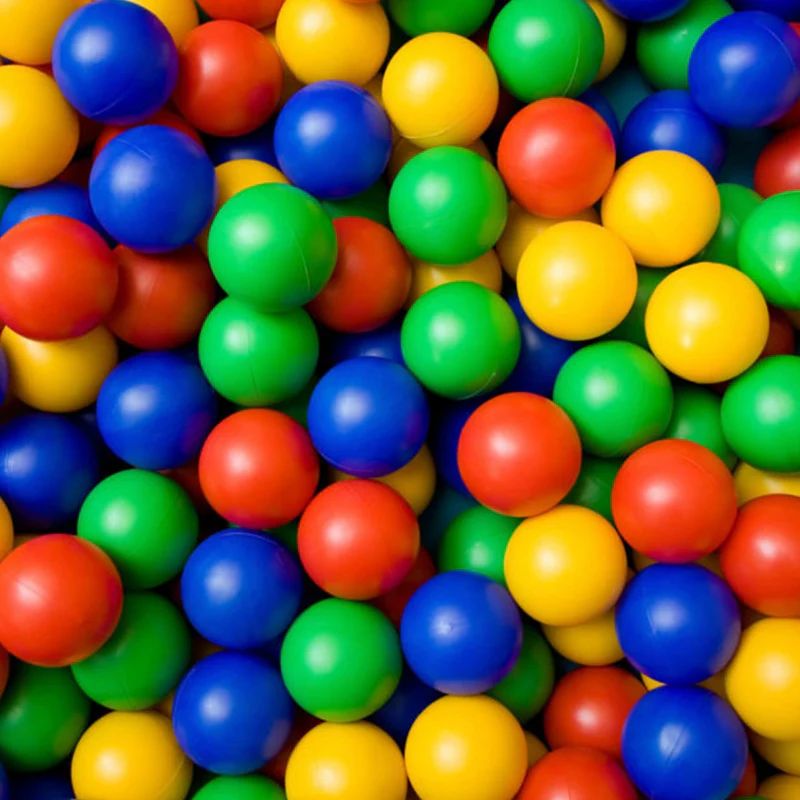
#> input picture Files/ColorBalls.webp, 800 x 800 px
$ python maskColor.py
#> lines starting #> are read from the running program, lines starting #| are printed output that depends on the picture; after the words box and inside, x2 and y2 are one past the last pixel; in counts of white or black regions, pixels touching at a corner belong together
import cv2
import numpy as np

while True:
    img = cv2.imread("Files/ColorBalls.webp", 1)
#> img is the input picture: shape (800, 800, 3); mean B, G, R 60.6, 97.4, 102.6
    img = cv2.resize(img,(400, 400))
#> img: shape (400, 400, 3)

    #green
    # upper = np.array([96, 255, 123])
    # lower = np.array([7, 105, 10])

    #blue
    upper = np.array([255, 231, 136])
    lower = np.array([161, 50, 2])

    mask = cv2.inRange(img, lower, upper) # mask สีจากช่วงสีที่กำหนด
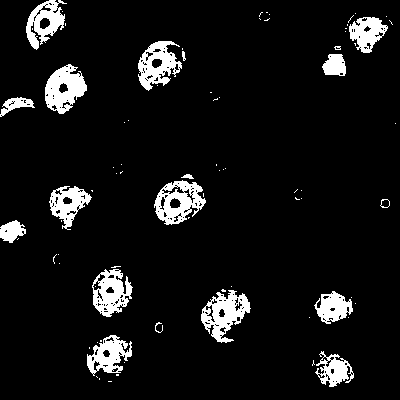
#> mask: shape (400, 400); 8% white; 80 white regions (62 under 20 px), largest, box (x1, y1, x2, y2) and area: (201, 290, 251, 343) 1322, (154, 180, 206, 225) 1277, (45, 64, 87, 114) 1275
    result = cv2.bitwise_and(img, img, mask=mask) # แทนที่สีขาวที่ mask ด้วยสี
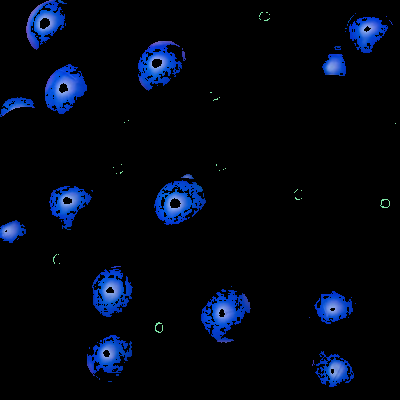
#> result: shape (400, 400, 3); mean B, G, R 16.5, 6.7, 2.3

    if cv2.waitKey(10) & 0xFF == ord("e"): # กดตัว e จะหยุด ออกจากลูป และหยุดทันที
#> (key e is pressed here)
        break
    cv2.imshow("Output", img)
    cv2.imshow("Mask", mask)
    cv2.imshow("Result", result)


cv2.waitKey(0)
cv2.destroyAllWindows()
